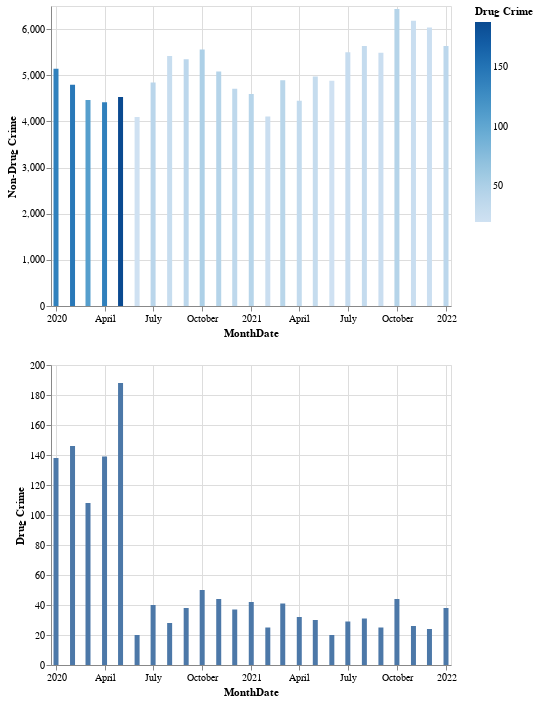

Notebook cell for this chart:
### Code cell
nondrug_bar = alt.Chart(merged).mark_bar().encode(
    x = alt.X("MonthDate"),
    y = "Non-Drug Crime",
    color = 'Drug Crime'
)

drug_bar = alt.Chart(merged).mark_bar().encode(
    x = alt.X("MonthDate"),
    y = "Drug Crime",
)

alt.vconcat(nondrug_bar, drug_bar)

### Figure 1 — Vega-Lite specification as saved in the notebook (floating-point values rounded to 4 significant figures)
{"config": {"view": {"continuousWidth": 400, "continuousHeight": 300}}, "vconcat": [{"mark": "bar", "encoding": {"color": {"field": "Drug Crime", "type": "quantitative"}, "x": {"field": "MonthDate", "type": "temporal"}, "y": {"field": "Non-Drug Crime", "type": "quantitative"}}}, {"mark": "bar", "encoding": {"x": {"field": "MonthDate", "type": "temporal"}, "y": {"field": "Drug Crime", "type": "quantitative"}}}], "data": {"name": "data-6ab8dc6fc2da462f96065d674262ea1b"}, "$schema": "https://vega.github.io/schema/vega-lite/v4.17.0.json", "datasets": {"data-6ab8dc6fc2da462f96065d674262ea1b": [{"index": 0, "MonthYear": "January, 2020", "Total Crime": 5278, "MonthDate": "2020-01-01T00:00:00", "Drug Crime": 138, "Non-Drug Crime": 5140, "Percentage of Drug Related Crime (%)": 2.615}, {"index": 1, "MonthYear": "February, 2020", "Total Crime": 4942, "MonthDate": "2020-02-01T00:00:00", "Drug Crime": 146, "Non-Drug Crime": 4796, "Percentage of Drug Related Crime (%)": 2.954}, {"index": 2, "MonthYear": "March, 2020", "Total Crime": 4570, "MonthDate": "2020-03-01T00:00:00", "Drug Crime": 108, "Non-Drug Crime": 4462, "Percentage of Drug Related Crime (%)": 2.363}, {"index": 3, "MonthYear": "April, 2020", "Total Crime": 4552, "MonthDate": "2020-04-01T00:00:00", "Drug Crime": 139, "Non-Drug Crime": 4413, "Percentage of Drug Related Crime (%)": 3.054}, {"index": 4, "MonthYear": "May, 2020", "Total Crime": 4719, "MonthDate": "2020-05-01T00:00:00", "Drug Crime": 188, "Non-Drug Crime": 4531, "Percentage of Drug Related Crime (%)": 3.984}, {"index": 5, "MonthYear": "June, 2020", "Total Crime": 4115, "MonthDate": "2020-06-01T00:00:00", "Drug Crime": 20, "Non-Drug Crime": 4095, "Percentage of Drug Related Crime (%)": 0.486}, {"index": 6, "MonthYear": "July, 2020", "Total Crime": 4882, "MonthDate": "2020-07-01T00:00:00", "Drug Crime": 40, "Non-Drug Crime": 4842, "Percentage of Drug Related Crime (%)": 0.8193}, {"index": 7, "MonthYear": "August, 2020", "Total Crime": 5445, "MonthDate": "2020-08-01T00:00:00", "Drug Crime": 28, "Non-Drug Crime": 5417, "Percentage of Drug Related Crime (%)": 0.5142}, {"index": 8, "MonthYear": "September, 2020", "Total Crime": 5385, "MonthDate": "2020-09-01T00:00:00", "Drug Crime": 38, "Non-Drug Crime": 5347, "Percentage of Drug Related Crime (%)": 0.7057}, {"index": 9, "MonthYear": "October, 2020", "Total Crime": 5607, "MonthDate": "2020-10-01T00:00:00", "Drug Crime": 50, "Non-Drug Crime": 5557, "Percentage of Drug Related Crime (%)": 0.8917}, {"index": 10, "MonthYear": "November, 2020", "Total Crime": 5123, "MonthDate": "2020-11-01T00:00:00", "Drug Crime": 44, "Non-Drug Crime": 5079, "Percentage of Drug Related Crime (%)": 0.8589}, {"index": 11, "MonthYear": "December, 2020", "Total Crime": 4743, "MonthDate": "2020-12-01T00:00:00", "Drug Crime": 37, "Non-Drug Crime": 4706, "Percentage of Drug Related Crime (%)": 0.7801}, {"index": 12, "MonthYear": "January, 2021", "Total Crime": 4638, "MonthDate": "2021-01-01T00:00:00", "Drug Crime": 42, "Non-Drug Crime": 4596, "Percentage of Drug Related Crime (%)": 0.9056}, {"index": 0, "MonthYear": "February, 2021", "Total Crime": 4132, "MonthDate": "2021-02-01T00:00:00", "Drug Crime": 25, "Non-Drug Crime": 4107, "Percentage of Drug Related Crime (%)": 0.605}, {"index": 1, "MonthYear": "March, 2021", "Total Crime": 4933, "MonthDate": "2021-03-01T00:00:00", "Drug Crime": 41, "Non-Drug Crime": 4892, "Percentage of Drug Related Crime (%)": 0.8311}, {"index": 2, "MonthYear": "April, 2021", "Total Crime": 4478, "MonthDate": "2021-04-01T00:00:00", "Drug Crime": 32, "Non-Drug Crime": 4446, "Percentage of Drug Related Crime (%)": 0.7146}, {"index": 3, "MonthYear": "May, 2021", "Total Crime": 5000, "MonthDate": "2021-05-01T00:00:00", "Drug Crime": 30, "Non-Drug Crime": 4970, "Percentage of Drug Related Crime (%)": 0.6}, {"index": 4, "MonthYear": "June, 2021", "Total Crime": 4899, "MonthDate": "2021-06-01T00:00:00", "Drug Crime": 20, "Non-Drug Crime": 4879, "Percentage of Drug Related Crime (%)": 0.4082}, {"index": 5, "MonthYear": "July, 2021", "Total Crime": 5527, "MonthDate": "2021-07-01T00:00:00", "Drug Crime": 29, "Non-Drug Crime": 5498, "Percentage of Drug Related Crime (%)": 0.5247}, {"index": 6, "MonthYear": "August, 2021", "Total Crime": 5665, "MonthDate": "2021-08-01T00:00:00", "Drug Crime": 31, "Non-Drug Crime": 5634, "Percentage of Drug Related Crime (%)": 0.5472}, {"index": 7, "MonthYear": "September, 2021", "Total Crime": 5513, "MonthDate": "2021-09-01T00:00:00", "Drug Crime": 25, "Non-Drug Crime": 5488, "Percentage of Drug Related Crime (%)": 0.4535}, {"index": 8, "MonthYear": "October, 2021", "Total Crime": 6477, "MonthDate": "2021-10-01T00:00:00", "Drug Crime": 44, "Non-Drug Crime": 6433, "Percentage of Drug Related Crime (%)": 0.6793}, {"index": 9, "MonthYear": "November, 2021", "Total Crime": 6206, "MonthDate": "2021-11-01T00:00:00", "Drug Crime": 26, "Non-Drug Crime": 6180, "Percentage of Drug Related Crime (%)": 0.4189}, {"index": 10, "MonthYear": "December, 2021", "Total Crime": 6058, "MonthDate": "2021-12-01T00:00:00", "Drug Crime": 24, "Non-Drug Crime": 6034, "Percentage of Drug Related Crime (%)": 0.3962}, {"index": 11, "MonthYear": "January, 2022", "Total Crime": 5673, "MonthDate": "2022-01-01T00:00:00", "Drug Crime": 38, "Non-Drug Crime": 5635, "Percentage of Drug Related Crime (%)": 0.6698}]}}
